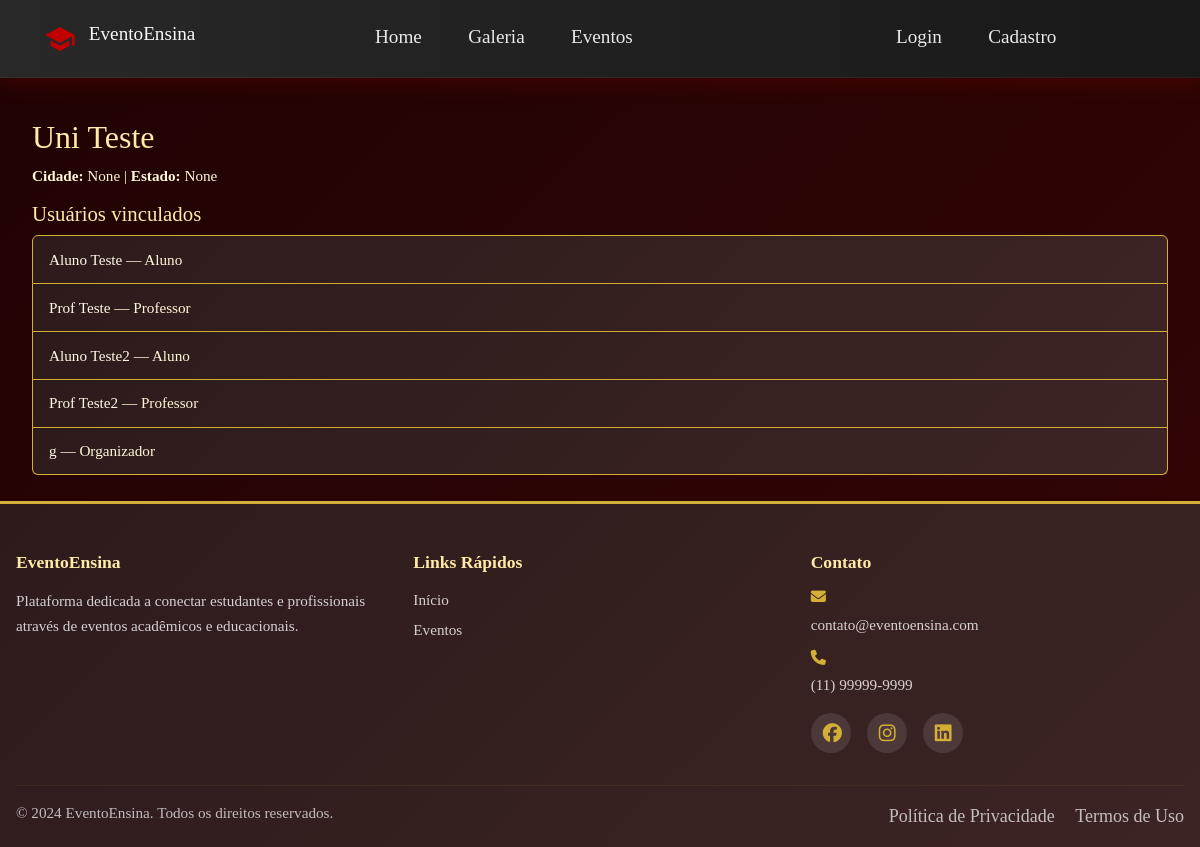
The page /usuarios/instituicao/4/ on the database its author committed.
### usuarios/models.py (models this page shows, shortened)
class Instituicao(models.Model):
    nome = models.CharField(max_length=150)
    cidade = models.CharField(max_length=100, blank=True, null=True)
    estado = models.CharField(max_length=50, blank=True, null=True)
    pais = models.CharField(max_length=50, default='Brasil')
    email = models.EmailField(blank=True, null=True)
    telefone = models.CharField(max_length=20, blank=True, null=True)

class Usuario(models.Model):
    nome = models.CharField(max_length=150)
    ddd = models.ForeignKey(DDD, on_delete=models.SET_NULL, null=True, blank=True)
    telefone = models.CharField(max_length=15, blank=True, null=True)
    instituicao = models.ForeignKey(Instituicao, on_delete=models.SET_NULL, null=True, blank=True)
    tipo = models.ForeignKey(TipoUsuario, on_delete=models.CASCADE)
    nome_usuario = models.CharField(max_length=50, unique=True)
    email = models.EmailField(blank=True, null=True)
    senha = models.CharField(max_length=128, blank=True, null=True)
    user = models.OneToOneField(settings.AUTH_USER_MODEL, on_delete=models.SET_NULL, null=True, blank=True, related_name='profile')
    base_dir = models.CharField(max_length=255, blank=True, null=True)

class TipoUsuario(models.Model):
    tipo = models.CharField(max_length=50, unique=True)

### usuarios/views.py (the view)
# urls.py: path('instituicao/<int:instituicao_id>/', views.instituicao_publica, name='instituicao_publica'),
def instituicao_publica(request, instituicao_id):
    try:
        inst = Instituicao.objects.get(pk=instituicao_id)
    except Instituicao.DoesNotExist:
        raise Http404('Instituição não encontrada')
    usuarios = Usuario.objects.filter(instituicao=inst)[:50]
    return render(request, 'instituicao_publica.html', {'instituicao': inst, 'usuarios': usuarios, 'nav_items': nav_items})

### usuarios/templates/instituicao_publica.html (shortened to what this page needs)
{% extends 'base/base.html' %}
{% block content %}
<div class="container mt-4">
  <h1>{{ instituicao.nome }}</h1>
  <p><strong>Cidade:</strong> {{ instituicao.cidade }} | <strong>Estado:</strong> {{ instituicao.estado }}</p>
  <h3 class="mt-3">Usuários vinculados</h3>
  <ul class="list-group">
    {% for u in usuarios %}
      <li class="list-group-item">
        <a href="{% url 'perfil_publico' u.nome_usuario %}">{{ u.nome }}</a> — {{ u.tipo.tipo }}
      </li>
    {% empty %}
      <li class="list-group-item">Nenhum usuário encontrado.</li>
    {% endfor %}
  </ul>
</div>
{% endblock %}

### static/styles/base.css (style rules this page uses)
* { margin: 0; padding: 0; box-sizing: border-box; }
:root { --primary-gold: #d4af37; --primary-gold-dark: #b8941f; --primary-orange: #ff7f16; --success-green: #28a745; --danger-red: #dc3545; --background-base-dark: #200303; --background-base-medium: #350505; --background-card: linear-gradient(135deg, #2d1b1b 0%, #3d2424 100%); --background-card-hover: linear-gradient(135deg, #3d2424 0%, #4d2c2c 100%); --text-light: #fff7d9; --text-brighter: #fffbe6; --text-heading: #ffeaa7; --text-muted: #ff7f16; --border-color: #d4af37; --card-shadow: 0 4px 6px rgba(0, 0, 0, 0.3); --card-shadow-hover: 0 6px 12px rgba(212, 175, 55, 0.2); }
body { font-family: 'Georgia', 'Times New Roman', serif; background: linear-gradient(135deg, var(--background-base-dark) 0%, var(--background-base-medium) 100%) no-repeat fixed; color: var(--text-light); min-height: 100vh; line-height: 1.6; font-size: 18px; display: flex; flex-direction: column; }
h1, h2, h3, h4, h5 { color: var(--text-heading); margin-bottom: 0.5rem; }
h1 { font-size: 2rem; }
h3 { font-size: 1.3rem; }
p, li, label { color: var(--text-light); font-size: 0.95rem; line-height: 1.4; }
a, .btn { color: var(--text-brighter); text-decoration: none; }
.list-group-item { background: var(--background-card); color: var(--text-light); border: 1px solid var(--border-color); padding: 0.8rem 1rem; }
.mt-3 { margin-top: 1.5rem; }
.mt-4 { margin-top: 2rem; }
.container { max-width: 1200px; margin: 0 auto; padding: 0 1rem; }
html, body { height: 100%; }

### rows shown on the page
Instituicao: nome "Uni Teste", cidade "None", estado "None"
Usuario: nome "Aluno Teste", tipo.tipo "Aluno"
Usuario: nome "Prof Teste", tipo.tipo "Professor"
Usuario: nome "Aluno Teste2", tipo.tipo "Aluno"
Usuario: nome "Prof Teste2", tipo.tipo "Professor"
Usuario: nome "g", tipo.tipo "Organizador"

### other values the page prints
{{ item.label }} "Home" "Galeria" "Eventos"
{{ item.label }} "Login" "Cadastro"
